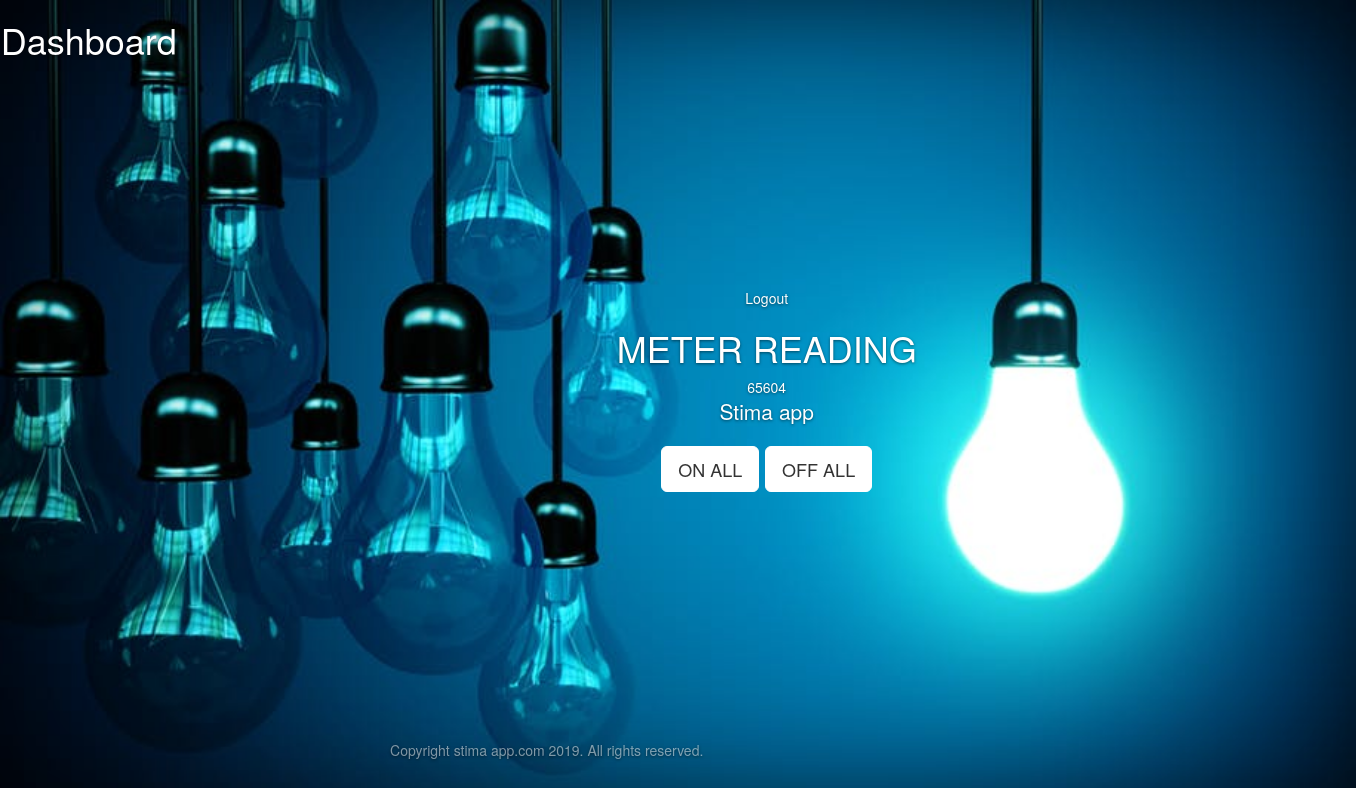
Page /profile on the earlier database version.
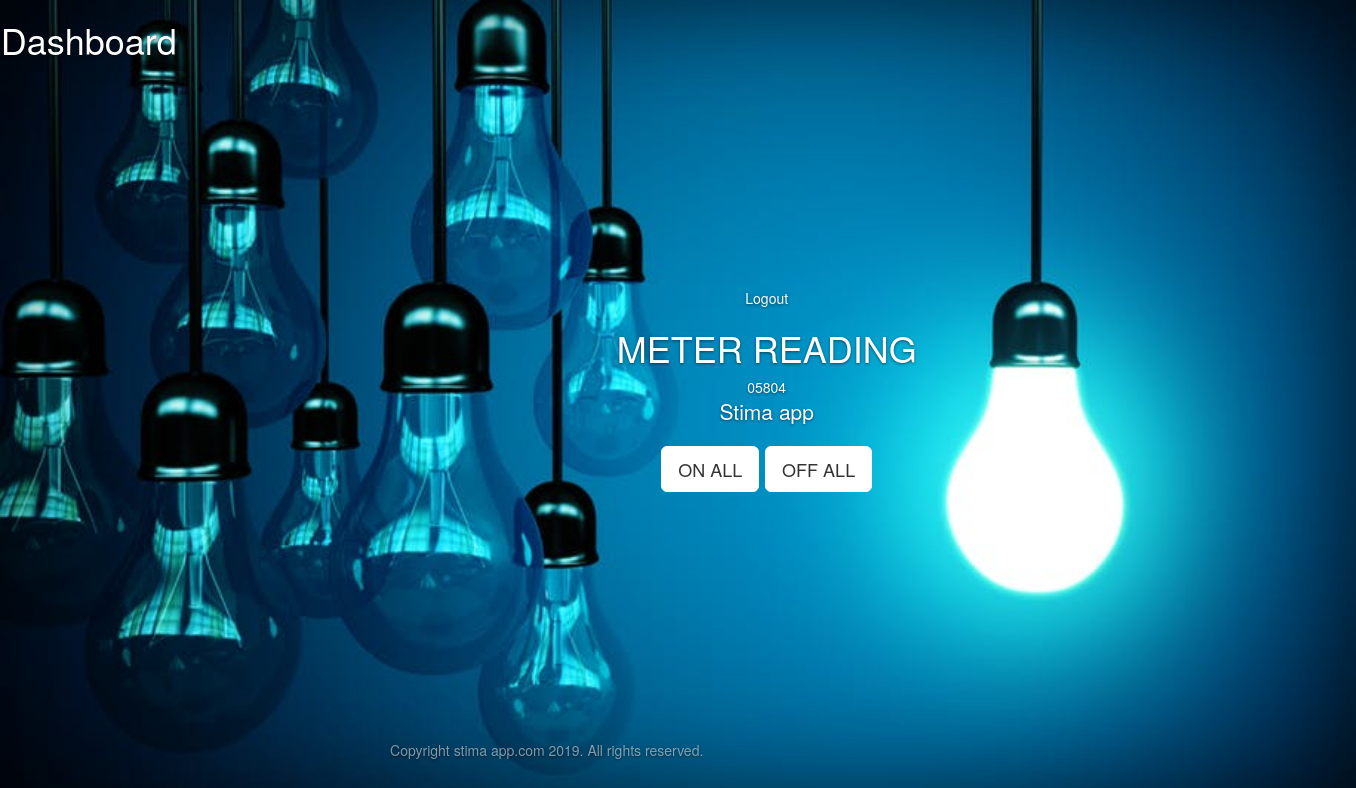
Same page on the later database version.
### app/models.py (models this page shows)
class Stima(db.Model):
    id = db.Column(db.Integer, primary_key=True) # primary keys are required by SQLAlchemy
    value = db.Column(db.String(100))
    imageurl = db.Column(db.String(100))
    date = db.Column(db.String(100))
    cost = db.Column(db.String(1000))

### app/main.py (the view)
@main.route('/profile',  methods=["GET", "POST"] )
def profile():
    stima = Stima.query.all()
    value = 0000.0
    if stima :
        value = str(stima[-1].value)
    return render_template('dashboard.html',value = value)

### app/templates/dashboard.html (shortened to what this page needs)
<html>
    <head>
        <link rel="stylesheet" href="//maxcdn.bootstrapcdn.com/bootstrap/3.1.1/css/bootstrap.min.css" />
        <link rel="stylesheet" href="/static/css/cover.css">
    </head>
    <body>
    <div class="site-wrapper">
        <h1>Dashboard</h1>
      <div class="site-wrapper-inner">
        <div class="container">
      <a href="/login">Logout</a>
          <div>
            <div> <h1>METER READING</h1></div>
            <div id="value"> {{value}}</div>
            <p class="lead">Stima app
                <p class="lead">
                <a href="{{url_for('main.on')}}" class="btn btn-lg btn-default">ON ALL</a>
                <a href="{{url_for('main.off')}}" class="btn btn-lg btn-default">OFF ALL</a>
                </p>
          </div>
          <div class="mastfoot">
            <div class="inner">
                <p>Copyright stima app.com 2019. All rights reserved.</p>
            </div>
          </div>
        </div>
      </div>
    </div>
    </body>
</html>

### app/static/css/cover.css (style rules this page uses)
a, a:focus, a:hover { color: #fff; }
.btn-default, .btn-default:hover, .btn-default:focus { color: #333; text-shadow: none; background-color: #fff; border: 1px solid #fff; }
html, body { height: 100%; background-color: #333; }
body { color: #fff; text-align: center; text-shadow: 0 1px 3px rgba(0,0,0,.5); box-shadow: inset 0 0 100px rgba(0,0,0,.5); }
.site-wrapper { display: table; width: 100%; height: 100%; min-height: 100%; }
.site-wrapper-inner { display: table-cell; vertical-align: top; }
.inner { padding: 30px; }
.mastfoot { color: #999; color: rgba(255,255,255,.5); }
@media (min-width: 768px) { .mastfoot { position: fixed; bottom: 0; } }
@media (min-width: 768px) { .site-wrapper-inner { vertical-align: middle; } }
@media (min-width: 768px) { .masthead, .mastfoot, .cover-container { width: 100%; } }
@media (min-width: 992px) { .masthead, .mastfoot, .cover-container { width: 700px; } }

### app/templates/dashboard.html (style rules this page uses)
body { background-image: url("/static/img/electonicpage.jpg"); background-size: cover; -webkit-background-size: cover; -moz-background-size: cover;*/ }

Differences in the rows shown:
no longer on this page (row unchanged): Stima: value "65604"
added Stima: value "05804"
